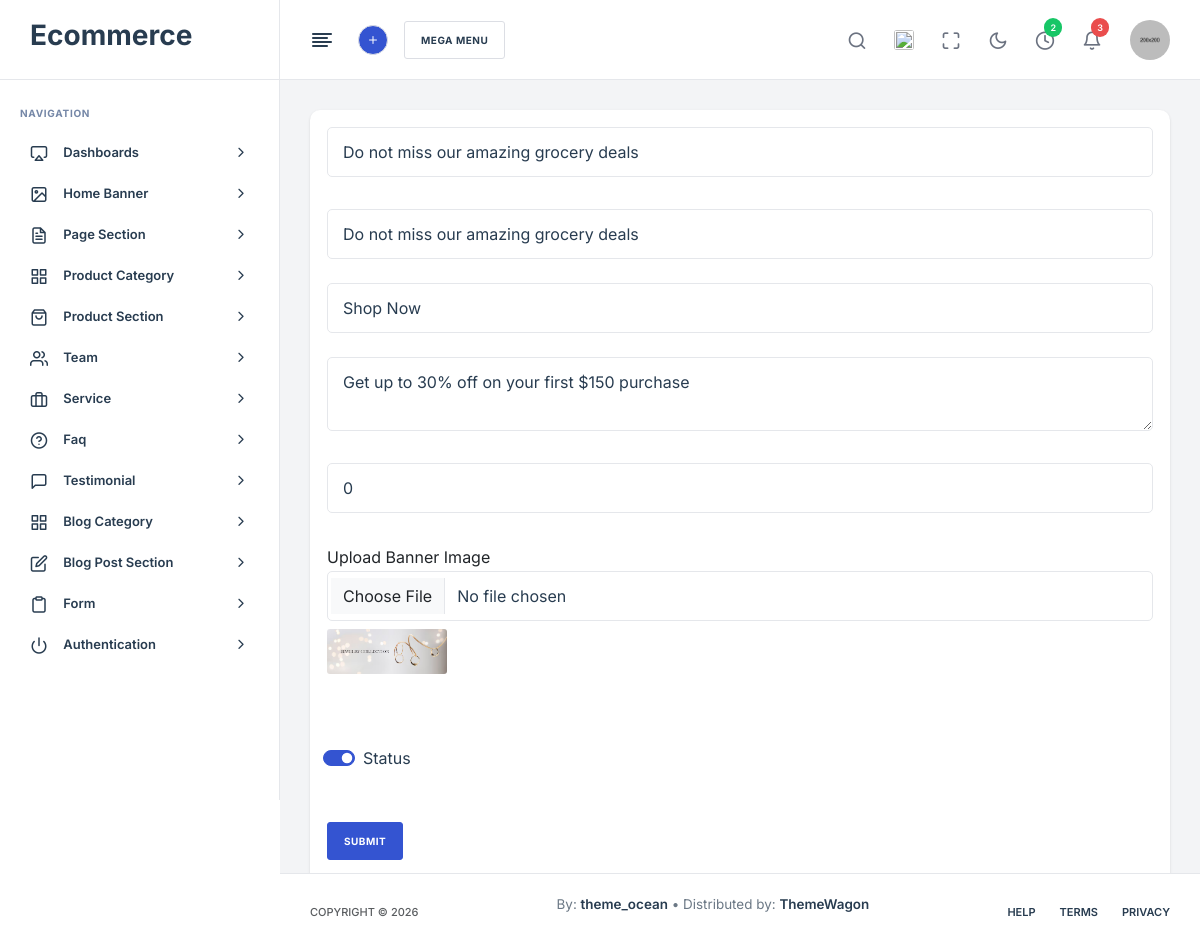
The app's page /admin/banner-edit.php?id=7 with its own data.
### tables this page shows
CREATE TABLE `home_banner` (
  `id` int(11) NOT NULL,
  `add_date` bigint(22) NOT NULL,
  `banner_title` varchar(256) NOT NULL,
  `banner_slug` varchar(256) NOT NULL,
  `banner_sub_title` longtext NOT NULL,
  `banner_image` text NOT NULL,
  `sort_order` int(12) NOT NULL,
  `banner_btn` text NOT NULL,
  `status` enum('1','0') NOT NULL DEFAULT '1'
);

### admin/banner-edit.php (the view, shortened to what this page needs)
  <?php
    include('layout/header.php');
    $id = $_GET['id'];
    $row = mysqli_fetch_assoc(mysqli_query($conn, "SELECT * FROM home_banner WHERE id='$id'"));
    ?>
  <main class="nxl-container">
      <div class="nxl-content">
          <div class="main-content">
              <div class="row">
                  <div class="col-xl-12">
                      <div class="card stretch stretch-full">
                          <form method="post" action="" class="mb-5" enctype="multipart/form-data">
                              <div class="card-body">
                                  <div class="row">
                                      <div class="col-lg-12 mb-4">
                                          <input type="text" name="banner_title" onkeyup="addSlug()" id="banner_title" value="<?php echo $row['banner_title']; ?>" class="form-control mb-2" placeholder="Banner Title" required>
                                      </div>
                                  </div>
                                  <div class="row">
                                      <div class="col-lg-12 mb-4">
                                          <input type="text" name="banner_slug" id="banner_slug" value="<?php echo $row['banner_slug']; ?>" class="form-control" placeholder="Banner Slug" required>
                                      </div>
                                  </div>
                                  <div class="row">
                                      <div class="col-lg-12 mb-4">
                                          <input type="text" name="banner_btn" value="<?php echo $row['banner_btn']; ?>" class="form-control" placeholder="Banner Button" required>
                                      </div>
                                  </div>
                                  <div class="row">
                                      <div class="col-lg-12 mb-4">
                                          <textarea type="text" name="banner_sub_title" class="form-control mb-2" placeholder="Banner Sub Title" required><?php echo $row['banner_sub_title']; ?></textarea>
                                      </div>
                                  </div>
                                  <div class="row">
                                      <div class="col-lg-12 mb-4">
                                          <input type="number" name="sort_order" value="<?php echo $row['sort_order']; ?>" class="form-control mb-2" placeholder="Sort Order" required>
                                      </div>
                                  </div>
                                  <div class="row">
                                      <label class="fs-6">Upload Banner Image</label>
                                      <div class="col-lg-12 mb-4 ">
                                          <input type="file" name="banner_image" class="form-control mb-2">
                                          <img src="<?php echo HTTP_SERVER . 'upload/' . $row['banner_image']; ?>" width="120">
                                      </div>
                                      <div class="row my-5 fs-6">
                                          <div class="form-check form-switch ps-5">
                                              <input class="form-check-input" type="checkbox" id="status" name="status" value="1"
                                                  <?php echo (isset($row['status']) && $row['status'] == 1) ? 'checked' : ''; ?>>
                                              <label class="form-check-label fw-500 text-dark" for="status">
                                                  Status
                                              </label>
                                          </div>
                                      </div>
                                      <div class="d-flex align-items-center gap-2 page-header-right-items-wrapper">
                                          <input type="submit" name="submit" class="btn btn-primary ">
                                      </div>
                                  </div>
                          </form>
                      </div>
                  </div>
              </div>
          </div>
      </div>
      <?php include('layout/footer.php'); ?>
</main>

### records on screen
home_banner: banner_title "Do not miss our amazing grocery deals", banner_slug "Do not miss our amazing grocery deals", banner_btn "Shop Now", banner_sub_title "Get up to 30% off on your first $150 purchase", sort_order "0", banner_image (picture), status "☑"
